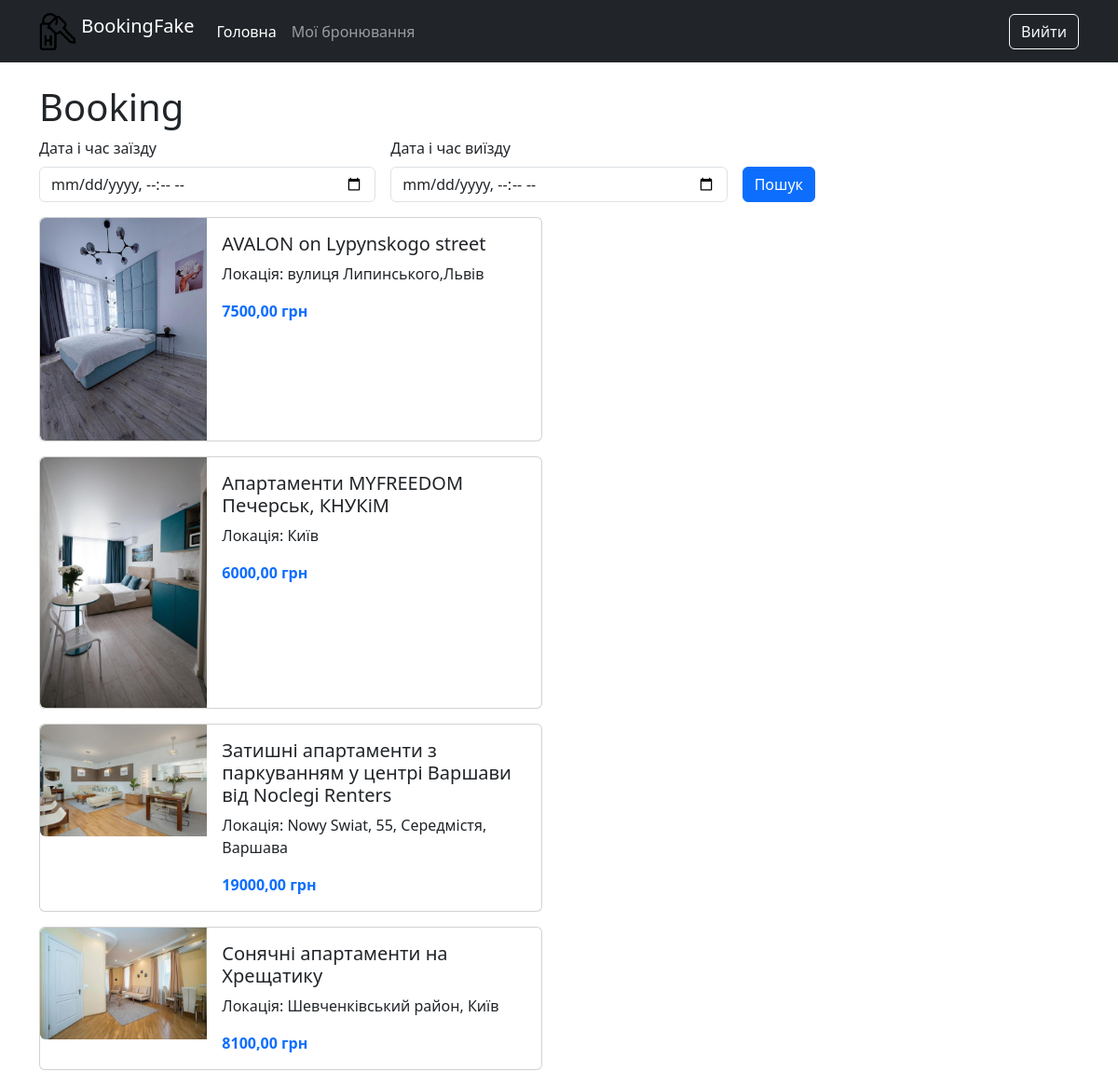
The app's page / (signed in) with its own data.
### booking/models.py (models this page shows, shortened)
class Apartment(models.Model):
    TYPE_ROOM_CHOICES = [
        ('single', 'Одиночний номер'),
        ('double', 'Двомісний номер'),
        ('suite', 'Люкс'),
        ('family', 'Сімейний номер'),
        ('studio', 'Студія'),
        ('penthouse', 'Пентхаус'),
    ]
    title = models.CharField(max_length=100)
    location = models.CharField(max_length=255)
    image = models.ImageField(upload_to='apartment_images/', null=True, blank=True)
    description = models.TextField(null=True,blank=True)
    price = models.DecimalField(max_digits=10, decimal_places=2)
    capacity = models.IntegerField(default=1)
    type_room = models.CharField(max_length=50, choices=TYPE_ROOM_CHOICES, null=True,blank=True)
    class Meta:
        verbose_name = 'Апартаменти'
        verbose_name_plural = 'Апартаменти'
        ordering = ['title', 'price']

### booking/views.py (the view)
# urls.py: path('', views.home, name='home'),
def home(request):
    apartments = Apartment.objects.all()
    return render(request, 'home.html', {'apartments': apartments})

### templates/home.html (shortened to what this page needs)
{% extends 'base.html' %}
{% block content %}
    <h1>Booking</h1>
    <form action="" method="get">
        <div class="row g-3 mb-3">
            <div class="col-md-4">
                <label for="inputEmail4" class="form-label">Дата і час заїзду</label>
                <input name="check_in" type="datetime-local" required class="form-control" id="inputEmail4">
            </div>
            <div class="col-md-4">
                <label for="inputPassword4" class="form-label">Дата і час виїзду</label>
                <input name="check_out" type="datetime-local"  required class="form-control" id="inputPassword4">
            </div>
            <div class="col-md-4 d-flex align-items-end">
                    <button type="submit" class="btn btn-primary mt-4" id="calculatePrice">Пошук</button>
            </div>
        </div>
    </form>
     {% for apart in apartments %}
        <div class="card mb-3" style="max-width: 540px;">
  <div class="row g-0">
    <div class="col-md-4">
      <img src="{{apart.image.url}}" class="img-fluid rounded-start" alt="...">
    </div>
    <div class="col-md-8">
      <div class="card-body">
        <h5 class="card-title">{{apart.title}}</h5>
        <p class="card-text">Локація: {{apart.location}}</p>
        <span class="fw-bold text-primary">{{apart.price}} грн</span>
      </div>
    </div>
  </div>
</div>
    {% endfor %}
{% endblock content %}

### records on screen
Apartment: image (picture), title "AVALON on Lypynskogo street", location "вулиця Липинського,Львів", price "7500,00"
Apartment: image (picture), title "Апартаменти MYFREEDOM Печерськ, КНУКіМ", location "Київ", price "6000,00"
Apartment: image (picture), title "Затишні апартаменти з паркуванням у центрі Варшави від Noclegi Renters", location "Nowy Swiat, 55, Середмістя, Варшава", price "19000,00"
Apartment: image (picture), title "Сонячні апартаменти на Хрещатику", location "Шевченківський район, Київ", price "8100,00"
